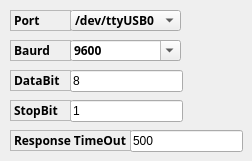
    <widget class="QWidget" name="tab">
     <attribute name="title">
      <string>UartConfig</string>
     </attribute>
     <widget class="QComboBox" name="comboBox_portName">
      <property name="enabled">
       <bool>true</bool>
      </property>
      <property name="geometry">
       <rect>
        <x>70</x>
        <y>10</y>
        <width>111</width>
        <height>21</height>
       </rect>
      </property>
      <property name="font">
       <font>
        <family>Ubuntu Mono</family>
        <weight>75</weight>
        <italic>false</italic>
        <bold>true</bold>
       </font>
      </property>
      <item>
       <property name="text">
        <string>/dev/ttyUSB0</string>
       </property>
      </item>
      <item>
       <property name="text">
        <string>/dev/tty5</string>
       </property>
      </item>
     </widget>
     <widget class="QLabel" name="label_2">
      <property name="geometry">
       <rect>
        <x>10</x>
        <y>40</y>
        <width>61</width>
        <height>21</height>
       </rect>
      </property>
      <property name="font">
       <font>
        <family>Ubuntu Mono</family>
        <weight>75</weight>
        <bold>true</bold>
       </font>
      </property>
      <property name="frameShape">
       <enum>QFrame::StyledPanel</enum>
      </property>
      <property name="text">
       <string>Baurd</string>
      </property>
     </widget>
     <widget class="QLineEdit" name="lineEdit_Modtimeout">
      <property name="geometry">
       <rect>
        <x>130</x>
        <y>130</y>
        <width>113</width>
        <height>22</height>
       </rect>
      </property>
      <property name="text">
       <string>500</string>
      </property>
     </widget>
     <widget class="QComboBox" name="comboBox_buartRate">
      <property name="enabled">
       <bool>true</bool>
      </property>
      <property name="geometry">
       <rect>
        <x>70</x>
        <y>40</y>
        <width>111</width>
        <height>21</height>
       </rect>
      </property>
      <property name="font">
       <font>
        <family>Ubuntu Mono</family>
        <weight>75</weight>
        <bold>true</bold>
       </font>
      </property>
      <property name="editable">
       <bool>true</bool>
      </property>
      <item>
       <property name="text">
        <string>9600</string>
       </property>
      </item>
      <item>
       <property name="text">
        <string>600</string>
       </property>
      </item>
      <item>
       <property name="text">
        <string>14400</string>
       </property>
      </item>
      <item>
       <property name="text">
        <string>115200</string>
       </property>
      </item>
     </widget>
     <widget class="QLabel" name="label">
      <property name="geometry">
       <rect>
        <x>10</x>
        <y>10</y>
        <width>61</width>
        <height>21</height>
       </rect>
      </property>
      <property name="font">
       <font>
        <family>Ubuntu Mono</family>
        <weight>75</weight>
        <bold>true</bold>
       </font>
      </property>
      <property name="frameShape">
       <enum>QFrame::StyledPanel</enum>
      </property>
      <property name="frameShadow">
       <enum>QFrame::Sunken</enum>
      </property>
      <property name="text">
       <string>Port</string>
      </property>
     </widget>
     <widget class="QLabel" name="label_13">
      <property name="geometry">
       <rect>
        <x>10</x>
        <y>130</y>
        <width>121</width>
        <height>21</height>
       </rect>
      </property>
      <property name="font">
       <font>
        <family>Ubuntu Mono</family>
        <weight>75</weight>
        <bold>true</bold>
       </font>
      </property>
      <property name="frameShape">
       <enum>QFrame::StyledPanel</enum>
      </property>
      <property name="text">
       <string>Response TimeOut</string>
      </property>
     </widget>
     <widget class="QLineEdit" name="lineEdit_ModDataBit">
      <property name="geometry">
       <rect>
        <x>70</x>
        <y>70</y>
        <width>113</width>
        <height>22</height>
       </rect>
      </property>
      <property name="text">
       <string>8</string>
      </property>
     </widget>
     <widget class="QLabel" name="label_43">
      <property name="geometry">
       <rect>
        <x>10</x>
        <y>70</y>
        <width>61</width>
        <height>21</height>
       </rect>
      </property>
      <property name="font">
       <font>
        <family>Ubuntu Mono</family>
        <weight>75</weight>
        <bold>true</bold>
       </font>
      </property>
      <property name="frameShape">
       <enum>QFrame::StyledPanel</enum>
      </property>
      <property name="text">
       <string>DataBit</string>
      </property>
     </widget>
     <widget class="QLineEdit" name="lineEdit_ModStopBit">
      <property name="geometry">
       <rect>
        <x>70</x>
        <y>100</y>
        <width>113</width>
        <height>22</height>
       </rect>
      </property>
      <property name="text">
       <string>1</string>
      </property>
     </widget>
     <widget class="QLabel" name="label_44">
      <property name="geometry">
       <rect>
        <x>10</x>
        <y>100</y>
        <width>61</width>
        <height>21</height>
       </rect>
      </property>
      <property name="font">
       <font>
        <family>Ubuntu Mono</family>
        <weight>75</weight>
        <bold>true</bold>
       </font>
      </property>
      <property name="frameShape">
       <enum>QFrame::StyledPanel</enum>
      </property>
      <property name="text">
       <string>StopBit</string>
      </property>
     </widget>
    </widget>
